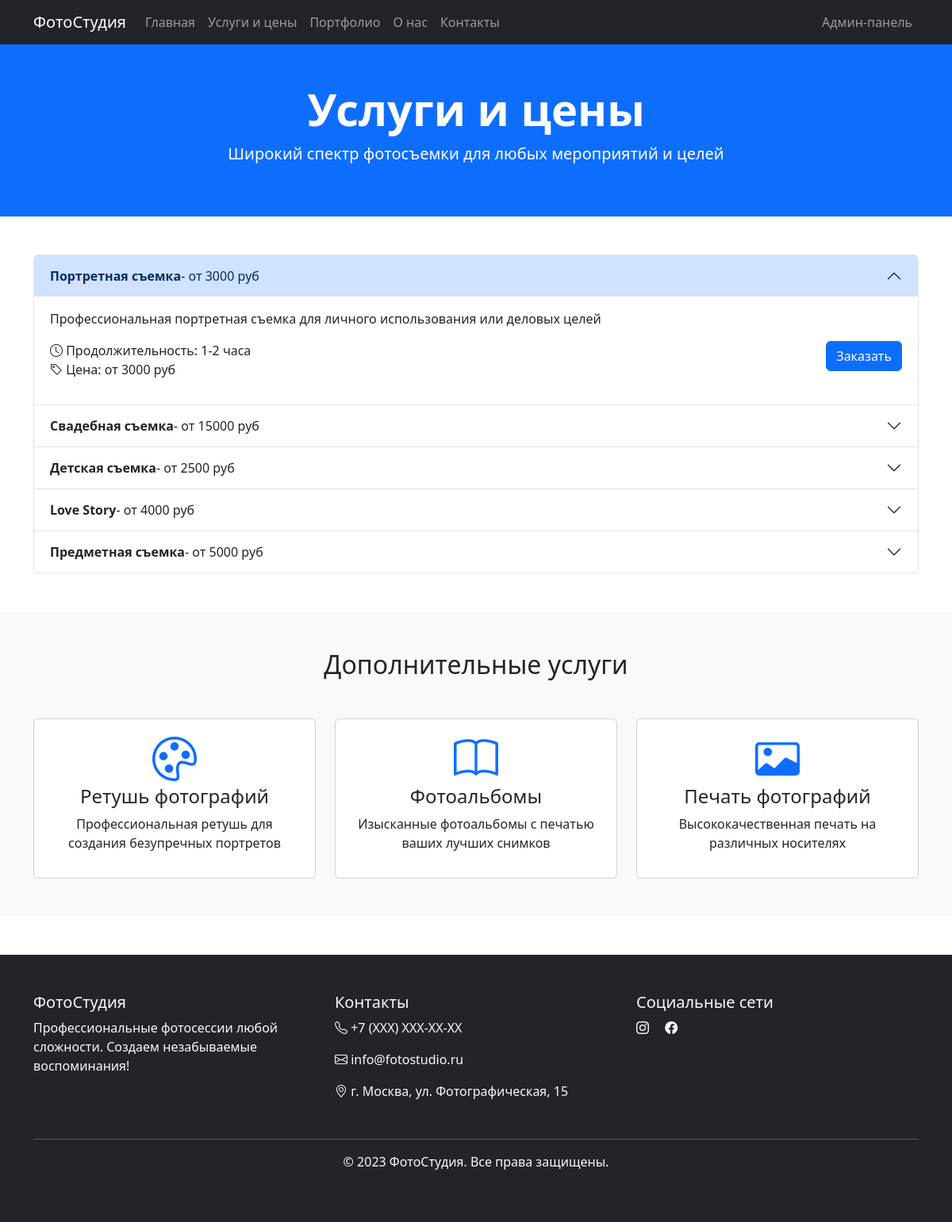
/services, run on the app's committed database.
### app.py (models this page shows)
class Category(db.Model):
    id = db.Column(db.Integer, primary_key=True)
    name = db.Column(db.String(100), nullable=False)
    description = db.Column(db.Text, nullable=False)
    duration = db.Column(db.String(50))
    price = db.Column(db.String(50))
    image_filename = db.Column(db.String(200))

### app.py (the view)
@app.route('/services')
def services():
    categories = Category.query.all()
    return render_template('services.html', categories=categories)

### templates/services.html (shortened to what this page needs)
{% extends "base.html" %}
{% block content %}
<section class="py-5 bg-primary text-white">
    <div class="container">
        <div class="row">
            <div class="col-12 text-center">
                <h1 class="display-4 fw-bold">Услуги и цены</h1>
                <p class="lead">Широкий спектр фотосъемки для любых мероприятий и целей</p>
            </div>
        </div>
    </div>
</section>
<section class="py-5">
    <div class="container">
        <div class="row">
            <div class="col-12">
                <div class="accordion" id="servicesAccordion">
                    {% for category in categories %}
                    <div class="accordion-item">
                        <h2 class="accordion-header" id="heading{{ category.id }}">
                            <button class="accordion-button {% if loop.index != 1 %}collapsed{% endif %}" type="button" data-bs-toggle="collapse" data-bs-target="#collapse{{ category.id }}" aria-expanded="{% if loop.index == 1 %}true{% else %}false{% endif %}" aria-controls="collapse{{ category.id }}">
                                <strong>{{ category.name }}</strong> - {{ category.price }}
                            </button>
                        </h2>
                        <div id="collapse{{ category.id }}" class="accordion-collapse collapse {% if loop.index == 1 %}show{% endif %}" aria-labelledby="heading{{ category.id }}" data-bs-parent="#servicesAccordion">
                            <div class="accordion-body">
                                <p>{{ category.description }}</p>
                                <div class="row">
                                    <div class="col-md-6">
                                        <ul class="list-unstyled">
                                            <li><i class="bi bi-clock"></i> Продолжительность: {{ category.duration or 'Не указана' }}</li>
                                            <li><i class="bi bi-tag"></i> Цена: {{ category.price or 'По запросу' }}</li>
                                        </ul>
                                    </div>
                                    <div class="col-md-6 text-end">
                                        <a href="{{ url_for('contacts') }}" class="btn btn-primary">Заказать</a>
                                    </div>
                                </div>
                            </div>
                        </div>
                    </div>
                    {% endfor %}
                </div>
            </div>
        </div>
    </div>
</section>
<section class="py-5 bg-light">
    <div class="container">
        <h2 class="text-center mb-5">Дополнительные услуги</h2>
        <div class="row g-4">
            <div class="col-md-4">
                <div class="card h-100 text-center">
                    <div class="card-body">
                        <i class="bi bi-palette display-4 text-primary mb-3"></i>
                        <h4>Ретушь фотографий</h4>
                        <p>Профессиональная ретушь для создания безупречных портретов</p>
                    </div>
                </div>
            </div>
            <div class="col-md-4">
                <div class="card h-100 text-center">
                    <div class="card-body">
                        <i class="bi bi-book display-4 text-primary mb-3"></i>
                        <h4>Фотоальбомы</h4>
                        <p>Изысканные фотоальбомы с печатью ваших лучших снимков</p>
                    </div>
                </div>
            </div>
            <div class="col-md-4">
                <div class="card h-100 text-center">
                    <div class="card-body">
                        <i class="bi bi-card-image display-4 text-primary mb-3"></i>
                        <h4>Печать фотографий</h4>
                        <p>Высококачественная печать на различных носителях</p>
                    </div>
                </div>
            </div>
        </div>
    </div>
</section>
{% endblock %}

### static/css/style.css (style rules this page uses)
.card { transition: transform 0.3s ease, box-shadow 0.3s ease; }
.btn { transition: all 0.2s ease-in-out; }

### data on the page
Category: name "Портретная съемка", price "от 3000 руб", description "Профессиональная портретная съемка для личного использования или деловых целей", duration "1-2 часа"
Category: name "Свадебная съемка", price "от 15000 руб"
Category: name "Детская съемка", price "от 2500 руб"
Category: name "Love Story", price "от 4000 руб"
Category: name "Предметная съемка", price "от 5000 руб"
